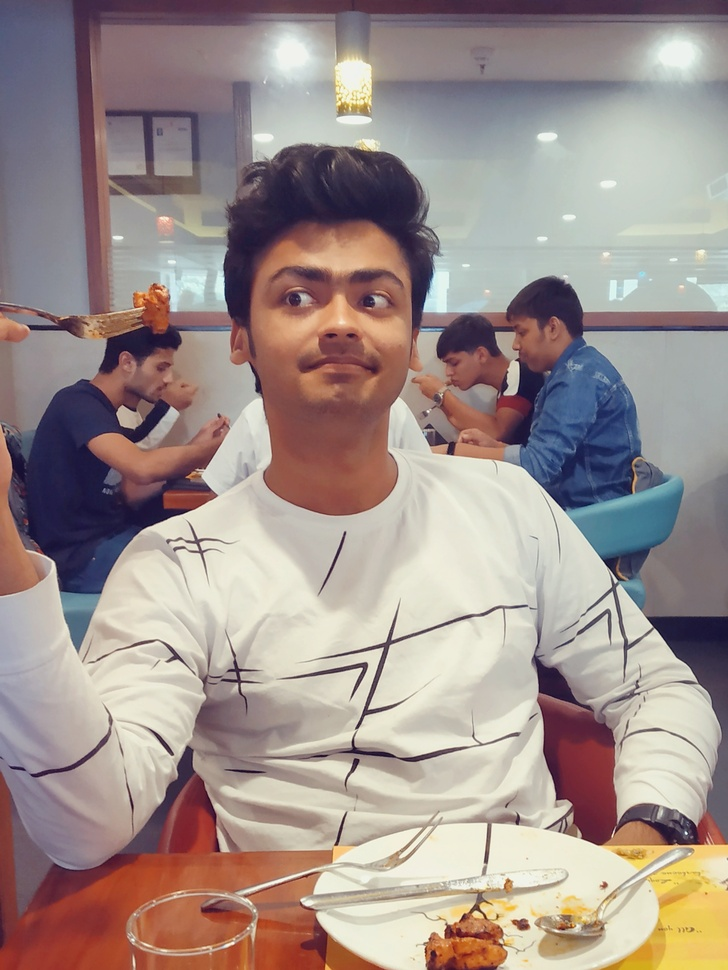
#> input picture OpenCV/dp2.jpg, 728 x 970 px, shrunk from 1951 x 2601 before the run
$ python q11.py
#> lines starting #> are read from the running program, lines starting #| are printed output that depends on the picture; after the words box and inside, x2 and y2 are one past the last pixel; in counts of white or black regions, pixels touching at a corner belong together
import cv2
import numpy as np
from matplotlib import pyplot as plt

oimg = cv2.cvtColor(cv2.imread("dp2.jpg"), cv2.COLOR_RGB2BGR)
grayimg = cv2.cvtColor(oimg, cv2.COLOR_BGR2GRAY)
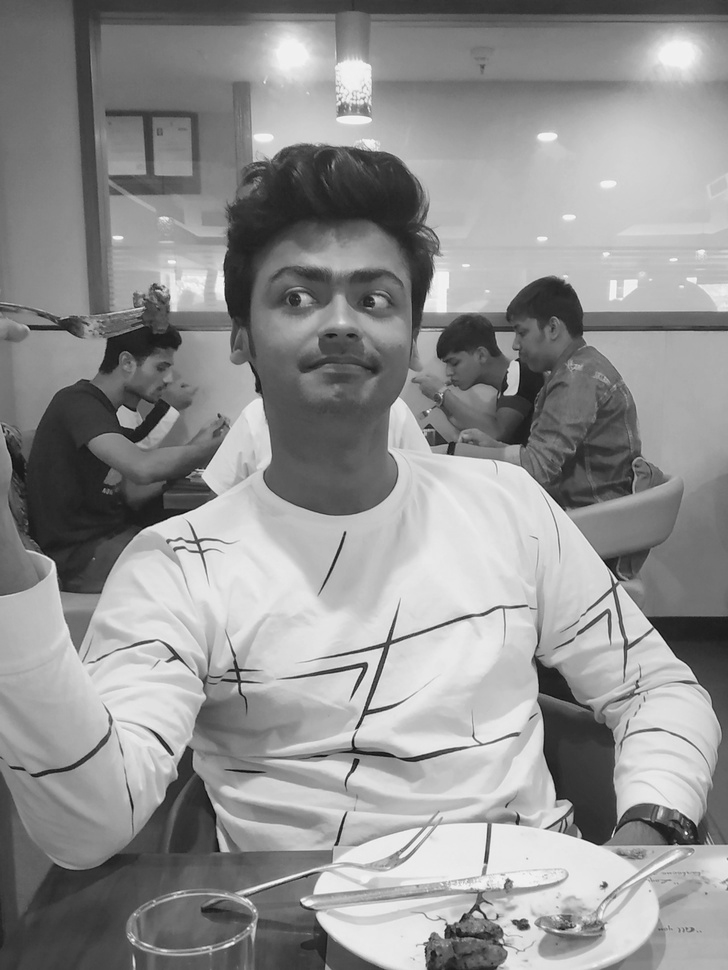
#> grayimg: shape (970, 728); min 11, max 254, mean 145
ret, bnwimg = cv2.threshold(grayimg, 127, 255, cv2.THRESH_BINARY)
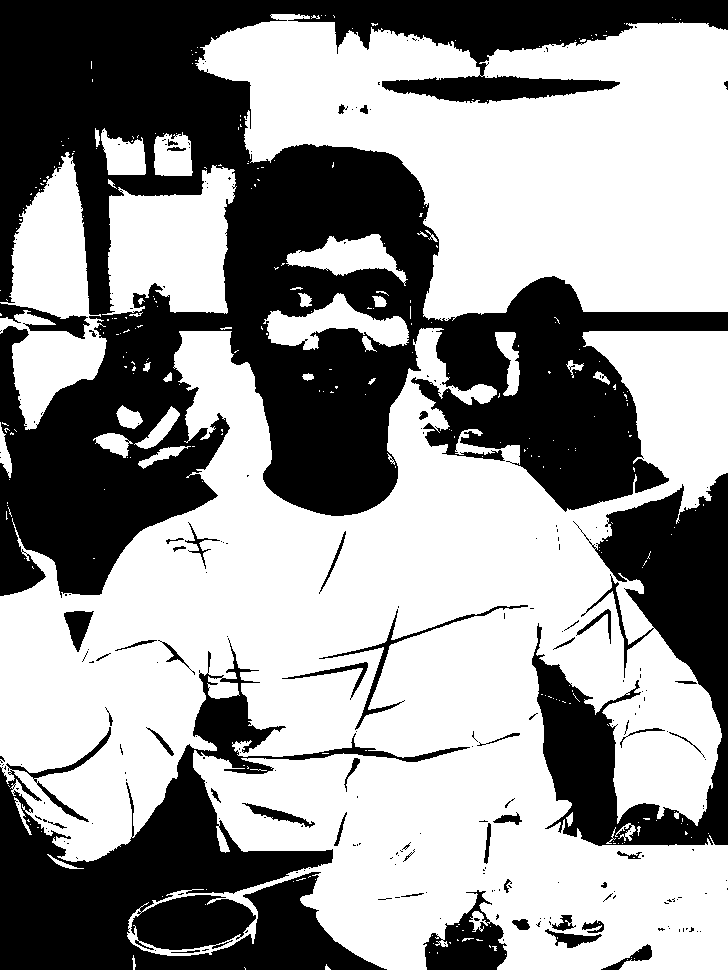
#> bnwimg: shape (970, 728); 59.2% white; 243 black regions (192 under 20 px), largest, box (x1, y1, x2, y2) and area: (0, 0, 728, 598) 192905, (0, 638, 470, 970) 50418, (532, 473, 728, 846) 32637

titles = ['Original Pic', 'Grayscale Pic', 'B&W Binary']
images = [oimg, grayimg, bnwimg]

for i in range(3):
    plt.subplot(1,3,i+1)
    plt.imshow(images[i], 'gray')
    plt.title(titles[i])
    plt.xticks([])
    plt.yticks([])
plt.show()
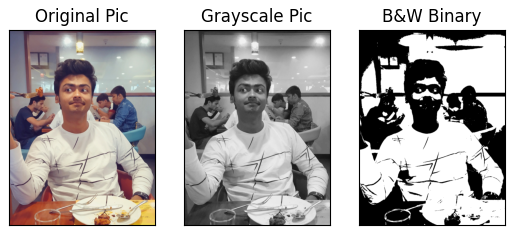
#> figure drawn by matplotlib, 3 panels

cv2.imwrite('dpgray.jpg', grayimg)
